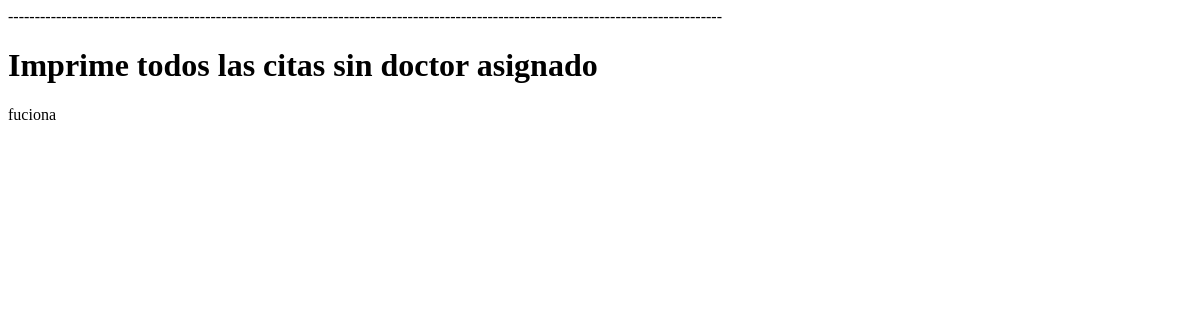
Before: /listadoCitasSinDoctor.php with the older database file.
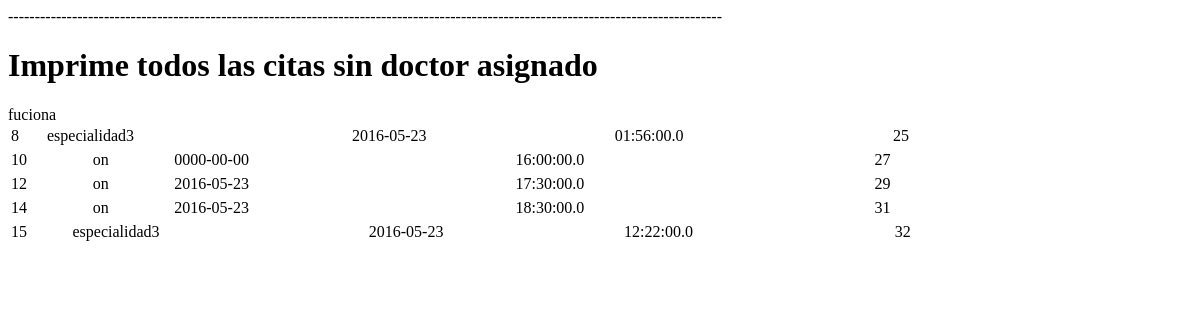
After: the same page with the newer database file.
### tables this page shows
CREATE TABLE `cita` (
  `idCita` int(10) NOT NULL,
  `Fecha` date NOT NULL,
  `Hora` time(1) NOT NULL,
  `Especialidad` varchar(30) DEFAULT NULL,
  `idPaciente` int(4) NOT NULL
);

CREATE TABLE `paciente` (
  `idPaciente` int(4) NOT NULL,
  `Nombre` varchar(20) NOT NULL,
  `APaterno` varchar(20) NOT NULL,
  `AMaterno` varchar(20) NOT NULL,
  `Edad` int(3) NOT NULL,
  `TipoSangre` varchar(2) NOT NULL,
  `Domicilio` varchar(45) NOT NULL,
  `Correo` varchar(35) NOT NULL,
  `Telefono` varchar(14) NOT NULL,
  `Alergias` varchar(45) NOT NULL,
  `Historial` varchar(1000) NOT NULL,
  `idMedico` int(3) DEFAULT NULL
);

### listadoCitasSinDoctor.php (the view, shortened to what this page needs)
<?php
include("./conexion.php");
?>
<!DOCTYPE html>
<html lang="es">
<head>
	<h1>Imprime todos las citas sin doctor asignado</h1>
	<?php
		$res = mysqli_query($conector,"SELECT * FROM cita A INNER JOIN paciente B on A.idPaciente=B.idPaciente WHERE B.idMedico IS NULL;");
		if($res)
			echo "fuciona";
		else{
			echo "error";
		}
		while ($fila = mysqli_fetch_array($res)){
			$idc = utf8_encode($fila["idCita"]);
			$espe = utf8_encode($fila["Especialidad"]);
			$fecha = utf8_encode($fila["Fecha"]);
			$hor = utf8_encode($fila["Hora"]);
			$med1 = utf8_encode($fila["Medicamento1"]);
			$med2 = utf8_encode($fila["Medicamento2"]);
			$med3 = utf8_encode($fila["Medicamento3"]);
			$med4 = utf8_encode($fila["Medicamento4"]);
			$idp = utf8_encode($fila["idPaciente"]);
			echo '<table style="width:80%"><tr><td>'.$idc."</td> <td>".$espe."</td> <td>".$fecha."</td> <td>".$hor."</td> <td>".$med1."</td> <td>".$med2."</td> <td>".$med3."</td> <td>".$med4."</td> <td>".$idp.'</td></tr></table>';
		}
	?>
</head>
<body>
</body>
</html>

Changed rows visible on the page:
added cita: idCita "8", Especialidad "especialidad3", Fecha "2016-05-23", Hora "01:56:00.0", idPaciente.idPaciente "25"
added cita: idCita "10", Especialidad "on", Fecha "0000-00-00", Hora "16:00:00.0", idPaciente.idPaciente "27"
added cita: idCita "12", Especialidad "on", Fecha "2016-05-23", Hora "17:30:00.0", idPaciente.idPaciente "29"
added cita: idCita "14", Especialidad "on", Fecha "2016-05-23", Hora "18:30:00.0", idPaciente.idPaciente "31"
added cita: idCita "15", Especialidad "especialidad3", Fecha "2016-05-23", Hora "12:22:00.0", idPaciente.idPaciente "32"
